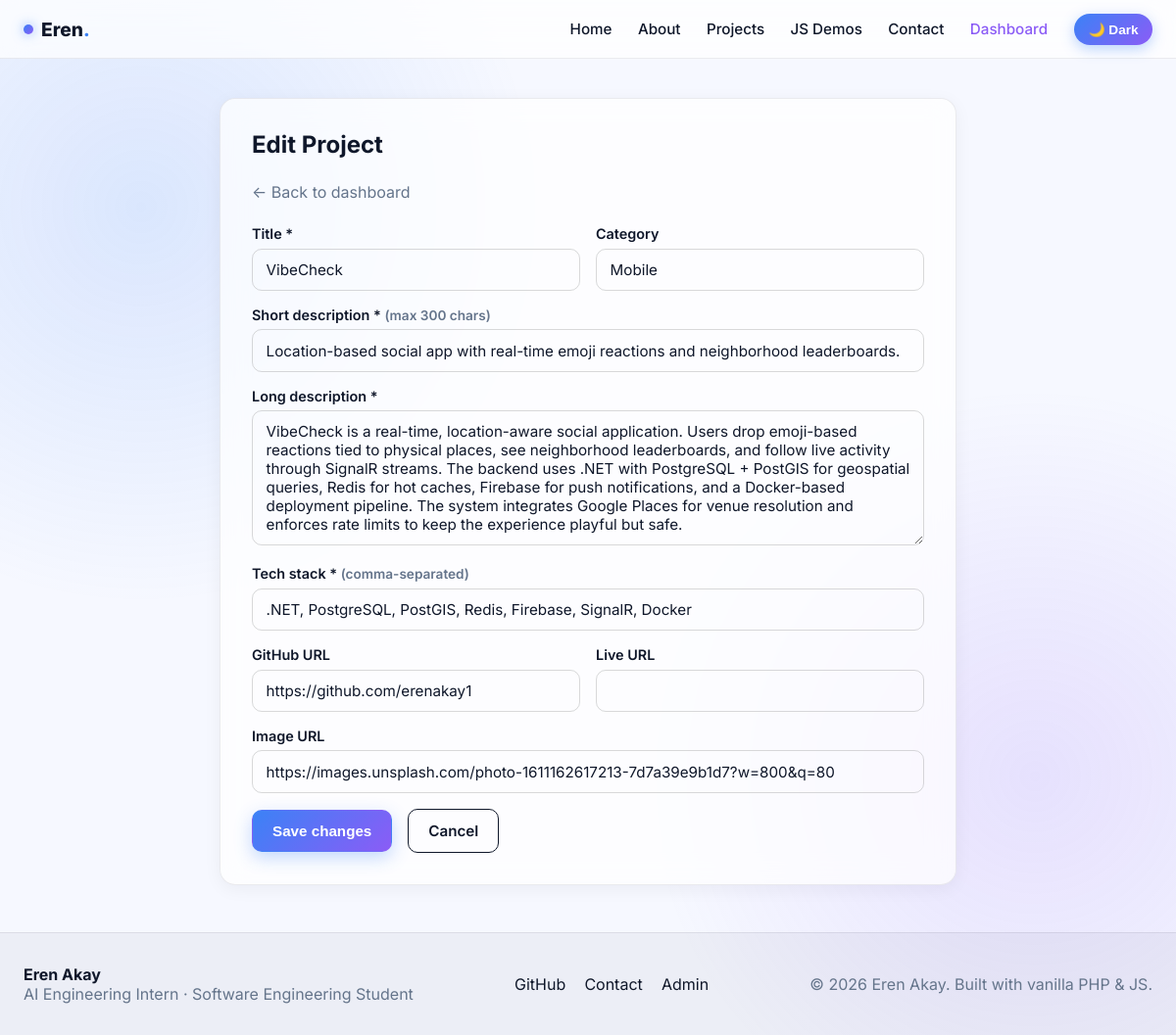
Page /admin/project_edit.php?id=2 (signed in) on the committed database.
### tables this page shows
CREATE TABLE `projects` (
  `id` INT AUTO_INCREMENT PRIMARY KEY,
  `title` VARCHAR(150) NOT NULL,
  `short_description` VARCHAR(300) NOT NULL,
  `long_description` TEXT NOT NULL,
  `tech_stack` VARCHAR(300) NOT NULL,
  `github_url` VARCHAR(300) DEFAULT NULL,
  `live_url` VARCHAR(300) DEFAULT NULL,
  `image_url` VARCHAR(300) DEFAULT NULL,
  `category` VARCHAR(50) DEFAULT NULL,
  `created_at` TIMESTAMP DEFAULT CURRENT_TIMESTAMP
);

### includes/db.php (called while the page is built, shortened)
<?php
function db(): PDO {
    static $pdo = null;
    $dsn = sprintf(
        'mysql:host=%s;dbname=%s;charset=%s',
        DB_HOST,
        DB_NAME,
        DB_CHARSET
    );
    $options = [
        PDO::ATTR_ERRMODE            => PDO::ERRMODE_EXCEPTION,
        PDO::ATTR_DEFAULT_FETCH_MODE => PDO::FETCH_ASSOC,
        PDO::ATTR_EMULATE_PREPARES   => false,
    ];
    try {
        $pdo = new PDO($dsn, DB_USER, DB_PASS, $options);
    } catch (PDOException $e) {
        http_response_code(500);
        error_log('DB connection failed: ' . $e->getMessage());
        exit('Database connection failed.');
    }
    return $pdo;
}

### admin/_project_form_fields.php (the view, shortened to what this page needs)
<div class="form-row">
    <div class="form-group">
        <label for="f-title">Title *</label>
        <input type="text" id="f-title" name="title" required maxlength="150"
               value="<?= htmlspecialchars($values['title'], ENT_QUOTES, 'UTF-8') ?>">
    </div>
    <div class="form-group">
        <label for="f-category">Category</label>
        <input type="text" id="f-category" name="category" maxlength="50"
               placeholder="AI / Web / Mobile / …"
               value="<?= htmlspecialchars($values['category'], ENT_QUOTES, 'UTF-8') ?>">
    </div>
</div>
<div class="form-group">
    <label for="f-short">Short description * <span class="muted text-sm">(max 300 chars)</span></label>
    <input type="text" id="f-short" name="short_description" required maxlength="300"
           value="<?= htmlspecialchars($values['short_description'], ENT_QUOTES, 'UTF-8') ?>">
</div>
<div class="form-group">
    <label for="f-long">Long description *</label>
    <textarea id="f-long" name="long_description" rows="6" required><?= htmlspecialchars($values['long_description'], ENT_QUOTES, 'UTF-8') ?></textarea>
</div>
<div class="form-group">
    <label for="f-tech">Tech stack * <span class="muted text-sm">(comma-separated)</span></label>
    <input type="text" id="f-tech" name="tech_stack" required maxlength="300"
           placeholder="Python, LangGraph, Pinecone"
           value="<?= htmlspecialchars($values['tech_stack'], ENT_QUOTES, 'UTF-8') ?>">
</div>
<div class="form-row">
    <div class="form-group">
        <label for="f-github">GitHub URL</label>
        <input type="url" id="f-github" name="github_url" maxlength="300"
               value="<?= htmlspecialchars($values['github_url'], ENT_QUOTES, 'UTF-8') ?>">
    </div>
    <div class="form-group">
        <label for="f-live">Live URL</label>
        <input type="url" id="f-live" name="live_url" maxlength="300"
               value="<?= htmlspecialchars($values['live_url'], ENT_QUOTES, 'UTF-8') ?>">
    </div>
</div>
<div class="form-group">
    <label for="f-image">Image URL</label>
    <input type="url" id="f-image" name="image_url" maxlength="300"
           placeholder="https://…"
           value="<?= htmlspecialchars($values['image_url'], ENT_QUOTES, 'UTF-8') ?>">
</div>

### assets/css/style.css (style rules this page uses)
:root { --bg-light: #f6f8ff; --bg-dark: #0b1020; --surface-light: #ffffff; --surface-dark: #121833; --primary: #3b82f6; --primary-hover: #2563eb; --secondary: #8b5cf6; --success: #10b981; --warning: #f59e0b; --danger: #ef4444; --glass-bg-light: rgba(255, 255, 255, 0.72); --glass-bg-dark: rgba(20, 28, 56, 0.65); --glass-border-light: rgba(15, 23, 42, 0.08); --glass-border-dark: rgba(255, 255, 255, 0.08); --text-light: #0f172a; --text-dark: #f1f5f9; --muted-light: #64748b; --muted-dark: #94a3b8; --radius: 16px; --radius-sm: 10px; --shadow-sm: 0 4px 18px rgba(15, 23, 42, 0.05); --shadow-md: 0 10px 40px rgba(59, 130, 246, 0.10); }
* { margin: 0; padding: 0; box-sizing: border-box; }
html { scroll-behavior: smooth; }
body { font-family: 'Inter', -apple-system, BlinkMacSystemFont, system-ui, sans-serif; background: var(--bg-light); color: var(--text-light); min-height: 100vh; overflow-x: hidden; -webkit-font-smoothing: antialiased; transition: background-color 0.3s ease, color 0.3s ease; }
.muted { color: var(--muted-light); }
.text-sm { font-size: 0.85rem; }
.form-row { display: grid; grid-template-columns: 1fr 1fr; gap: 1rem; }
.form-group { margin-bottom: 1rem; }
.form-group label { display: block; font-weight: 600; margin-bottom: 0.4rem; font-size: 0.9rem; }
.form-group input, .form-group textarea, .form-group select { width: 100%; padding: 0.7rem 0.85rem; border: 1px solid rgba(128,128,128,0.3); background: transparent; color: inherit; border-radius: var(--radius-sm); font-family: inherit; font-size: 0.95rem; transition: border-color 0.2s, box-shadow 0.2s; }

### rows in the picture
projects: title "VibeCheck", category "Mobile", short_description "Location-based social app with real-time emoji reactions and neighborhood leaderboards.", long_description "VibeCheck is a real-time, location-aware social application. Users drop emoji-based reactions tied to physical places, see neighborhood leaderboards, and follow live activity through SignalR streams. The backend uses .NET with PostgreSQL + PostGIS for geospatial queries, Redis for hot caches, Firebase for push notifications, and a Docker-based deployment pipeline. The system integrates Google Places for venue resolution and enforces rate limits to keep the experience playful but safe.", tech_stack ".NET, PostgreSQL, PostGIS, Redis, Firebase, SignalR, Docker", github_url "https://github.com/erenakay1", image_url "https://images.unsplash.com/photo-1611162617213-7d7a39e9b1d7?w=800&q=80"
